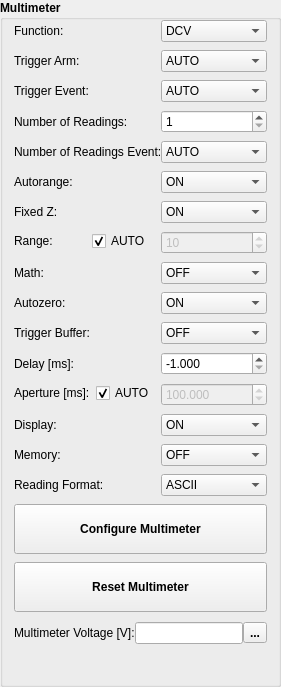
         <widget class="QGroupBox" name="mult_gb">
          <property name="font">
           <font>
            <weight>75</weight>
            <bold>true</bold>
           </font>
          </property>
          <property name="title">
           <string>Multimeter</string>
          </property>
          <layout class="QGridLayout" name="gridLayout_5">
           <property name="topMargin">
            <number>0</number>
           </property>
           <property name="bottomMargin">
            <number>0</number>
           </property>
           <property name="verticalSpacing">
            <number>10</number>
           </property>
           <item row="0" column="0">
            <layout class="QFormLayout" name="formLayout_2">
             <property name="fieldGrowthPolicy">
              <enum>QFormLayout::AllNonFixedFieldsGrow</enum>
             </property>
             <property name="verticalSpacing">
              <number>8</number>
             </property>
             <item row="0" column="0">
              <widget class="QLabel" name="label_3">
               <property name="font">
                <font>
                 <weight>50</weight>
                 <bold>false</bold>
                </font>
               </property>
               <property name="text">
                <string>Function:</string>
               </property>
              </widget>
             </item>
             <item row="0" column="1">
              <widget class="QComboBox" name="mult_func_cmb">
               <property name="font">
                <font>
                 <weight>50</weight>
                 <bold>false</bold>
                </font>
               </property>
               <item>
                <property name="text">
                 <string>DCV</string>
                </property>
               </item>
              </widget>
             </item>
             <item row="1" column="0">
              <widget class="QLabel" name="label_5">
               <property name="font">
                <font>
                 <weight>50</weight>
                 <bold>false</bold>
                </font>
               </property>
               <property name="text">
                <string>Trigger Arm:</string>
               </property>
              </widget>
             </item>
             <item row="1" column="1">
              <widget class="QComboBox" name="mult_tarm_cmb">
               <property name="font">
                <font>
                 <weight>50</weight>
                 <bold>false</bold>
                </font>
               </property>
               <item>
                <property name="text">
                 <string>AUTO</string>
                </property>
               </item>
               <item>
                <property name="text">
                 <string>EXT</string>
                </property>
               </item>
               <item>
                <property name="text">
                 <string>SGL</string>
                </property>
               </item>
               <item>
                <property name="text">
                 <string>HOLD</string>
                </property>
               </item>
               <item>
                <property name="text">
                 <string>SYN</string>
                </property>
               </item>
              </widget>
             </item>
             <item row="2" column="0">
              <widget class="QLabel" name="label_18">
               <property name="font">
                <font>
                 <weight>50</weight>
                 <bold>false</bold>
                </font>
               </property>
               <property name="text">
                <string>Trigger Event:</string>
               </property>
              </widget>
             </item>
             <item row="2" column="1">
              <widget class="QComboBox" name="mult_trig_cmb">
               <property name="font">
                <font>
                 <weight>50</weight>
                 <bold>false</bold>
                </font>
               </property>
               <property name="currentIndex">
                <number>0</number>
               </property>
               <item>
                <property name="text">
                 <string>AUTO</string>
                </property>
               </item>
               <item>
                <property name="text">
                 <string>EXT</string>
                </property>
               </item>
               <item>
                <property name="text">
                 <string>SGL</string>
                </property>
               </item>
               <item>
                <property name="text">
                 <string>HOLD</string>
                </property>
               </item>
               <item>
                <property name="text">
                 <string>SYN</string>
                </property>
               </item>
               <item>
                <property name="text">
                 <string>LEVEL</string>
                </property>
               </item>
               <item>
                <property name="text">
                 <string>LINE</string>
                </property>
               </item>
              </widget>
             </item>
             <item row="3" column="0">
              <widget class="QLabel" name="label_31">
               <property name="font">
                <font>
                 <weight>50</weight>
                 <bold>false</bold>
                </font>
               </property>
               <property name="text">
                <string>Number of Readings:</string>
               </property>
              </widget>
             </item>
             <item row="3" column="1">
              <widget class="QSpinBox" name="mult_nrdgs_sb">
               <property name="font">
                <font>
                 <weight>50</weight>
                 <bold>false</bold>
                </font>
               </property>
               <property name="minimum">
                <number>1</number>
               </property>
               <property name="maximum">
                <number>16777215</number>
               </property>
              </widget>
             </item>
             <item row="4" column="0">
              <widget class="QLabel" name="label_19">
               <property name="font">
                <font>
                 <weight>50</weight>
                 <bold>false</bold>
                </font>
               </property>
               <property name="text">
                <string>Number of Readings Event:</string>
               </property>
              </widget>
             </item>
             <item row="4" column="1">
              <widget class="QComboBox" name="mult_nrdgs_event_cmb">
               <property name="font">
                <font>
                 <weight>50</weight>
                 <bold>false</bold>
                </font>
               </property>
               <item>
                <property name="text">
                 <string>AUTO</string>
                </property>
               </item>
               <item>
                <property name="text">
                 <string>EXT</string>
                </property>
               </item>
               <item>
                <property name="text">
                 <string>SYN</string>
                </property>
               </item>
              </widget>
             </item>
             <item row="5" column="1">
              <widget class="QComboBox" name="mult_arange_cmb">
               <property name="font">
                <font>
                 <weight>50</weight>
                 <bold>false</bold>
                </font>
               </property>
               <property name="currentIndex">
                <number>1</number>
               </property>
               <item>
                <property name="text">
                 <string>OFF</string>
                </property>
               </item>
               <item>
                <property name="text">
                 <string>ON</string>
                </property>
               </item>
               <item>
                <property name="text">
                 <string>ONCE</string>
                </property>
               </item>
              </widget>
             </item>
             <item row="6" column="0">
              <widget class="QLabel" name="label_21">
               <property name="font">
                <font>
                 <weight>50</weight>
                 <bold>false</bold>
                </font>
               </property>
               <property name="text">
                <string>Fixed Z:</string>
               </property>
              </widget>
             </item>
             <item row="6" column="1">
              <widget class="QComboBox" name="mult_fixedz_cmb">
               <property name="font">
                <font>
                 <weight>50</weight>
                 <bold>false</bold>
                </font>
               </property>
               <property name="currentIndex">
                <number>1</number>
               </property>
               <item>
                <property name="text">
                 <string>OFF</string>
                </property>
               </item>
               <item>
                <property name="text">
                 <string>ON</string>
                </property>
               </item>
              </widget>
             </item>
             <item row="7" column="1">
              <widget class="QSpinBox" name="mult_range_sb">
               <property name="enabled">
                <bool>false</bool>
               </property>
               <property name="font">
                <font>
                 <weight>50</weight>
                 <bold>false</bold>
                </font>
               </property>
               <property name="maximum">
                <number>2000</number>
               </property>
               <property name="value">
                <number>10</number>
               </property>
              </widget>
             </item>
             <item row="8" column="0">
              <widget class="QLabel" name="label_23">
               <property name="font">
                <font>
                 <weight>50</weight>
                 <bold>false</bold>
                </font>
               </property>
               <property name="text">
                <string>Math:</string>
               </property>
              </widget>
             </item>
             <item row="8" column="1">
              <widget class="QComboBox" name="mult_math_cmb">
               <property name="font">
                <font>
                 <weight>50</weight>
                 <bold>false</bold>
                </font>
               </property>
               <item>
                <property name="text">
                 <string>OFF</string>
                </property>
               </item>
              </widget>
             </item>
             <item row="9" column="0">
              <widget class="QLabel" name="label_24">
               <property name="font">
                <font>
                 <weight>50</weight>
                 <bold>false</bold>
                </font>
               </property>
               <property name="text">
                <string>Autozero:</string>
               </property>
              </widget>
             </item>
             <item row="9" column="1">
              <widget class="QComboBox" name="mult_azero_cmb">
               <property name="font">
                <font>
                 <weight>50</weight>
                 <bold>false</bold>
                </font>
               </property>
               <property name="currentIndex">
                <number>1</number>
               </property>
               <item>
                <property name="text">
                 <string>OFF</string>
                </property>
               </item>
               <item>
                <property name="text">
                 <string>ON</string>
                </property>
               </item>
               <item>
                <property name="text">
                 <string>ONCE</string>
                </property>
               </item>
              </widget>
             </item>
             <item row="10" column="0">
              <widget class="QLabel" name="label_25">
               <property name="font">
                <font>
                 <weight>50</weight>
                 <bold>false</bold>
                </font>
               </property>
               <property name="text">
                <string>Trigger Buffer:</string>
               </property>
              </widget>
             </item>
             <item row="10" column="1">
              <widget class="QComboBox" name="mult_tbuff_cmb">
               <property name="font">
                <font>
                 <weight>50</weight>
                 <bold>false</bold>
                </font>
               </property>
               <item>
                <property name="text">
                 <string>OFF</string>
                </property>
               </item>
               <item>
                <property name="text">
                 <string>ON</string>
                </property>
               </item>
              </widget>
             </item>
             <item row="11" column="0">
              <widget class="QLabel" name="label_26">
               <property name="font">
                <font>
                 <weight>50</weight>
                 <bold>false</bold>
                </font>
               </property>
               <property name="text">
                <string>Delay [ms]:</string>
               </property>
              </widget>
             </item>
             <item row="11" column="1">
              <widget class="QDoubleSpinBox" name="mult_delay_sb">
               <property name="font">
                <font>
                 <weight>50</weight>
                 <bold>false</bold>
                </font>
               </property>
               <property name="decimals">
                <number>3</number>
               </property>
               <property name="minimum">
                <double>-1.000000000000000</double>
               </property>
               <property name="maximum">
                <double>6000000.000000000000000</double>
               </property>
               <property name="value">
                <double>-1.000000000000000</double>
               </property>
              </widget>
             </item>
             <item row="13" column="0">
              <widget class="QLabel" name="label_28">
               <property name="font">
                <font>
                 <weight>50</weight>
                 <bold>false</bold>
                </font>
               </property>
               <property name="text">
                <string>Display:</string>
               </property>
              </widget>
             </item>
             <item row="13" column="1">
              <widget class="QComboBox" name="mult_disp_cmb">
               <property name="font">
                <font>
                 <weight>50</weight>
                 <bold>false</bold>
                </font>
               </property>
               <property name="currentIndex">
                <number>1</number>
               </property>
               <item>
                <property name="text">
                 <string>OFF</string>
                </property>
               </item>
               <item>
                <property name="text">
                 <string>ON</string>
                </property>
               </item>
              </widget>
             </item>
             <item row="14" column="0">
              <widget class="QLabel" name="label_29">
               <property name="font">
                <font>
                 <weight>50</weight>
                 <bold>false</bold>
                </font>
               </property>
               <property name="text">
                <string>Memory:</string>
               </property>
              </widget>
             </item>
             <item row="14" column="1">
              <widget class="QComboBox" name="mult_mem_cmb">
               <property name="font">
                <font>
                 <weight>50</weight>
                 <bold>false</bold>
                </font>
               </property>
               <item>
                <property name="text">
                 <string>OFF</string>
                </property>
               </item>
               <item>
                <property name="text">
                 <string>LIFO</string>
                </property>
               </item>
               <item>
                <property name="text">
                 <string>FIFO</string>
                </property>
               </item>
               <item>
                <property name="text">
                 <string>CONT</string>
                </property>
               </item>
              </widget>
             </item>
             <item row="15" column="0">
              <widget class="QLabel" name="label_30">
               <property name="font">
                <font>
                 <weight>50</weight>
                 <bold>false</bold>
                </font>
               </property>
               <property name="text">
                <string>Reading Format:</string>
               </property>
              </widget>
             </item>
             <item row="15" column="1">
              <widget class="QComboBox" name="mult_format_cmb">
               <property name="font">
                <font>
                 <weight>50</weight>
                 <bold>false</bold>
                </font>
               </property>
               <property name="currentIndex">
                <number>0</number>
               </property>
               <item>
                <property name="text">
                 <string>ASCII</string>
                </property>
               </item>
               <item>
                <property name="text">
                 <string>SREAL</string>
                </property>
               </item>
               <item>
                <property name="text">
                 <string>DREAL</string>
                </property>
               </item>
              </widget>
             </item>
             <item row="16" column="0" colspan="2">
              <widget class="QPushButton" name="mult_config_btn">
               <property name="minimumSize">
                <size>
                 <width>0</width>
                 <height>50</height>
                </size>
               </property>
               <property name="font">
                <font>
                 <weight>75</weight>
                 <bold>true</bold>
                </font>
               </property>
               <property name="text">
                <string>Configure Multimeter</string>
               </property>
              </widget>
             </item>
             <item row="17" column="0" colspan="2">
              <widget class="QPushButton" name="mult_reset_btn">
               <property name="minimumSize">
                <size>
                 <width>0</width>
                 <height>50</height>
                </size>
               </property>
               <property name="text">
                <string>Reset Multimeter</string>
               </property>
              </widget>
             </item>
             <item row="12" column="1">
              <widget class="QDoubleSpinBox" name="mult_aper_sb">
               <property name="enabled">
                <bool>false</bool>
               </property>
               <property name="font">
                <font>
                 <weight>50</weight>
                 <bold>false</bold>
                </font>
               </property>
               <property name="decimals">
                <number>3</number>
               </property>
               <property name="minimum">
                <double>0.000000000000000</double>
               </property>
               <property name="maximum">
                <double>1000.000000000000000</double>
               </property>
               <property name="value">
                <double>100.000000000000000</double>
               </property>
              </widget>
             </item>
             <item row="12" column="0">
              <layout class="QHBoxLayout" name="horizontalLayout">
               <property name="spacing">
                <number>6</number>
               </property>
               <item>
                <widget class="QLabel" name="label_27">
                 <property name="font">
                  <font>
                   <weight>50</weight>
                   <bold>false</bold>
                  </font>
                 </property>
                 <property name="text">
                  <string>Aperture [ms]:</string>
                 </property>
                </widget>
               </item>
               <item>
                <widget class="QCheckBox" name="mult_aper_auto_chb">
                 <property name="font">
                  <font>
                   <weight>50</weight>
                   <bold>false</bold>
                  </font>
                 </property>
                 <property name="text">
                  <string>AUTO</string>
                 </property>
                 <property name="checked">
                  <bool>true</bool>
                 </property>
                </widget>
               </item>
              </layout>
             </item>
             <item row="5" column="0">
              <widget class="QLabel" name="label_20">
               <property name="font">
                <font>
                 <weight>50</weight>
                 <bold>false</bold>
                </font>
               </property>
               <property name="text">
                <string>Autorange:</string>
               </property>
              </widget>
             </item>
             <item row="7" column="0">
              <layout class="QHBoxLayout" name="horizontalLayout_3">
               <property name="spacing">
                <number>6</number>
               </property>
               <item>
                <widget class="QLabel" name="label_22">
                 <property name="font">
                  <font>
                   <weight>50</weight>
                   <bold>false</bold>
                  </font>
                 </property>
                 <property name="text">
                  <string>Range:          </string>
                 </property>
                </widget>
               </item>
               <item>
                <widget class="QCheckBox" name="mult_range_auto_chb">
                 <property name="font">
                  <font>
                   <weight>50</weight>
                   <bold>false</bold>
                  </font>
                 </property>
                 <property name="text">
                  <string>AUTO</string>
                 </property>
                 <property name="checked">
                  <bool>true</bool>
                 </property>
                </widget>
               </item>
              </layout>
             </item>
            </layout>
           </item>
           <item row="1" column="0">
            <layout class="QHBoxLayout" name="horizontalLayout_2">
             <item>
              <widget class="QLabel" name="label_17">
               <property name="font">
                <font>
                 <weight>50</weight>
                 <bold>false</bold>
                </font>
               </property>
               <property name="text">
                <string>Multimeter Voltage [V]:</string>
               </property>
              </widget>
             </item>
             <item>
              <widget class="QLineEdit" name="mult_voltage_le">
               <property name="sizePolicy">
                <sizepolicy hsizetype="Preferred" vsizetype="Fixed">
                 <horstretch>0</horstretch>
                 <verstretch>0</verstretch>
                </sizepolicy>
               </property>
               <property name="font">
                <font>
                 <weight>50</weight>
                 <bold>false</bold>
                </font>
               </property>
              </widget>
             </item>
             <item>
              <widget class="QToolButton" name="mult_read_btn">
               <property name="text">
                <string>...</string>
               </property>
               <property name="icon">
                <iconset>
                 <normaloff>../../resources/img/refresh.png</normaloff>../../resources/img/refresh.png</iconset>
               </property>
               <property name="iconSize">
                <size>
                 <width>32</width>
                 <height>32</height>
                </size>
               </property>
              </widget>
             </item>
            </layout>
           </item>
           <item row="2" column="0">
            <spacer name="verticalSpacer">
             <property name="orientation">
              <enum>Qt::Vertical</enum>
             </property>
             <property name="sizeHint" stdset="0">
              <size>
               <width>20</width>
               <height>40</height>
              </size>
             </property>
            </spacer>
           </item>
          </layout>
         </widget>
